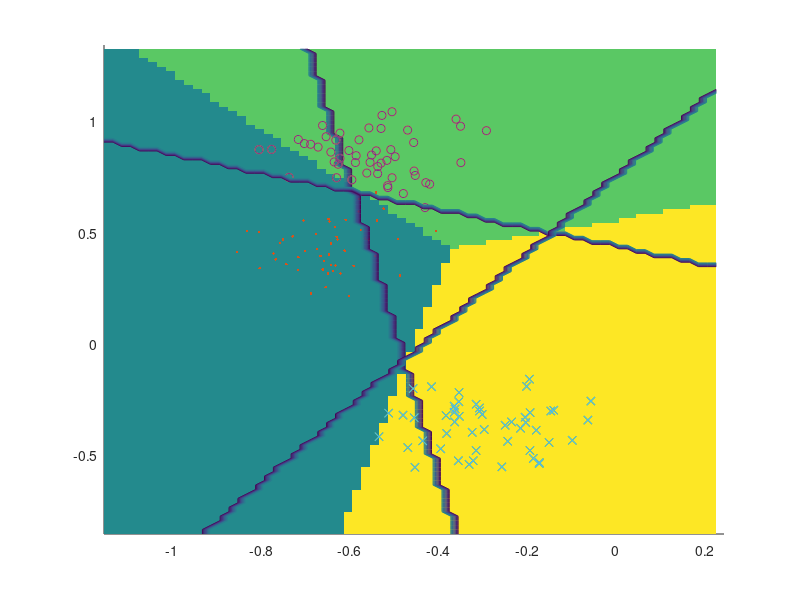

The MATLAB source for this figure:
% Demo of multiclass prediction with linear Perceptron 
% Author: Andreas Krause (ETHZ)

function multi_perceptron_ova_demo

use_std = .1; % inject noise
npc = [50 50 50]; % how many classes / points per class?


% prepare multiclass data
gridsize = .02;
numclasses = length(npc);
symbols = '.ox+*sdphv^<>'; %for labeling data points on the plot
n = sum(npc);
X = [];
Y = [];
for c = 1:numclasses
    nc = npc(c);
    meanc = [randn(1,2) 1];
    Xc = ones(nc,1)*meanc;
    Xc(:,1:2) = Xc(:,1:2)+randn(nc,2)*use_std;
    Yc = ones(nc,1)*c;
    X = [X; Xc];
    Y = [Y; Yc];
end
minX = min(X(:,1))-.3; maxX = max(X(:,1))+.3;
minY = min(X(:,2))-.3; maxY = max(X(:,2))+.3;

W = zeros(numclasses,3);
for c = 1:numclasses %loop over all classes
    % prepare data for classifying c against rest
    posind = (Y==c); negind = (Y~=c);
    Yova = ones(n,1); %set labels for one-vs-all classification
    Yova(negind)=-1;

    % train perceptron for class c vs. rest
    W(c,:) = train_perceptron_with_sgd(X,Yova)';
    W(c,:) = W(c,:)/norm(W(c,:));
    
end

% find confidence for all classifiers
[Xg,Yg] = meshgrid(minX:gridsize:maxX,minY:gridsize:maxY);
fval = ([Xg(:) Yg(:) ones(length(Xg(:)),1)]*(W'));
[~,argmaxfval]=max(fval');
argmaxfval = reshape(argmaxfval,size(Xg));

% now plot decision region
hold on; axis([minX maxX minY maxY])
h = pcolor(Xg,Yg,argmaxfval);
set(h,'linestyle','none');

for c = 1:numclasses 
    posind = (Y==c);  Xpos = X(posind,:);
    % plot data points from class c
    plot(Xpos(:,1),Xpos(:,2),symbols(c));

    % make predictions on mesh for plotting decision boundaries
    [Xg,Yg] = meshgrid(minX:gridsize:maxX,minY:gridsize:maxY);
    fval = sign([Xg(:) Yg(:) ones(length(Xg(:)),1)]*(W(c,:)'));
    plot(Xpos(:,1),Xpos(:,2),symbols(c));
    contour(Xg,Yg,reshape(fval,size(Xg)));

end


    
function w = train_perceptron_with_sgd(X,Y)
w = rand(3,1); %coefficients
n = size(X,1);
niter = 10000;
for i = 1:niter

    j = randi(n,1); %pick random data point
    
    eta = min(1,100/i);
    if Y(j)*X(j,:)*w < 0 % misclassified
        % gradient step, learning rate = eta, 
        % cost-sensitive Perceptron loss
        w = w+Y(j)*X(j,:)'*eta; %(y+3)/2 maps {-1,1} to {1,2} for indexing
    end
    
end